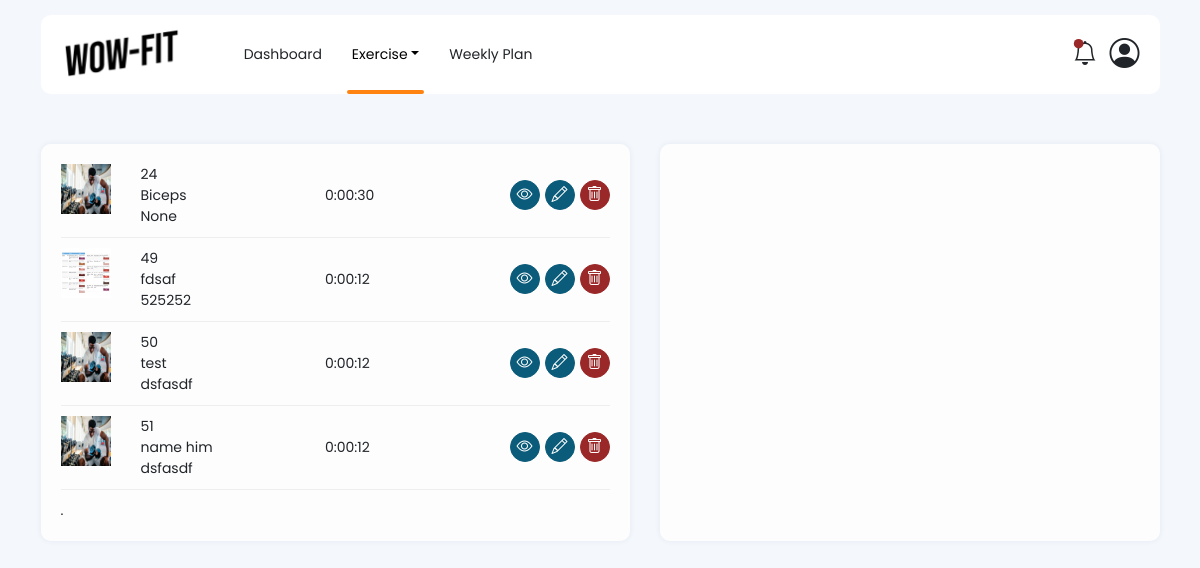
Page /exercise/ on the earlier database version.
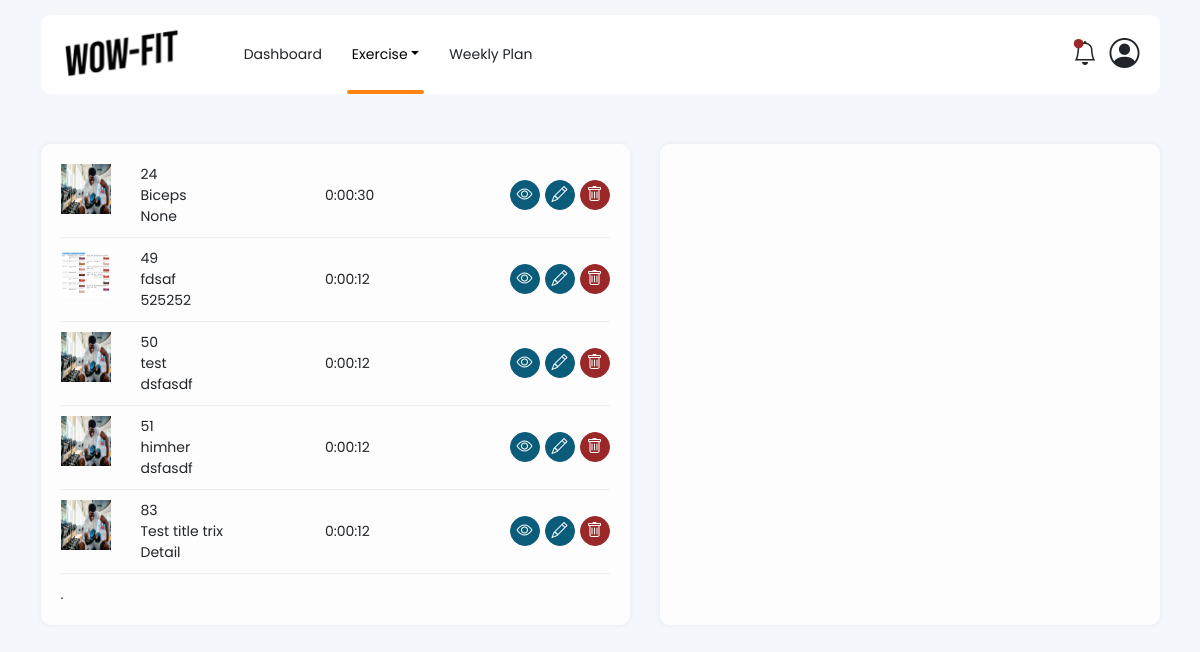
Same page on the later database version.
### exercise/models.py (models this page shows, shortened)
class Exercise(models.Model):
    name = models.CharField(max_length=200)
    description = models.TextField(max_length=2000, null=True)
    duration = models.DurationField(null=True)
    steps = models.JSONField(null=True)
    image = models.ImageField(upload_to='images', null=True)

### exercise/views.py (the view)
# urls.py: path('', views.ExerciseView.as_view(), name='exercise'),
class ExerciseView(ListView):
    model = Exercise
    context_object_name = 'model'
    template_name = 'exercise.html'

### templates/exercise.html (shortened to what this page needs)
{% extends 'base.html' %}
{% load static %}
{% block contents %}
    <div class="container">
        {% include '_header.html' %}
        <div class="main">
            <div class="layout-2">
                <div id="exercise-list" class="box">
                    {% include '_exercise-list.html' %}.
                </div>
                <div class="box">
                </div>
            </div>
        </div>
    </div>
{% endblock %}

### templates/_exercise-list.html (shortened to what this page needs)
<div>
    {% if model %}
        <div class="list-grid-wrap">
            {% for item in model %}
                <div class="list-grid">
                    <div class="list-img"><img src="/media/{{ item.image }}" style="height: 50px; width: 50px"/></div>
                    <div>
                        {{ item.id }}
                        <div class="name">{{ item.name }}</div>
                        <div class="detail">{{ item.description }}</div>
                    </div>
                    <div class="v-center">{{ item.duration }}</div>
                    <div class="list-action">
                        <a href="/exercise/detail/{{ item.id }}" class="btn btn-primary btn-circle"><i class="bi
                        bi-eye"></i></a>
                        <a href="#" data-id="{{ item.id }}" data-name="{{ item.name }}" class="btn btn-primary
                        btn-circle" onclick="event.preventDefault(); editAction(this)"><i class="bi
                        bi-pencil"></i></a>
                        <button class="btn btn-danger btn-circle" onclick="deleteExercise({{ item.id }})"><i class="bi
                        bi-trash"></i></button>
                    </div>
                </div>
            {% endfor %}
        </div>
    {% endif %}
</div>

Differences in the rows shown:
changed Exercise id 51: name "name him" → "himher"
added Exercise: image (picture), id "83", name "Test title trix", description "Detail", duration "0:00:12"
